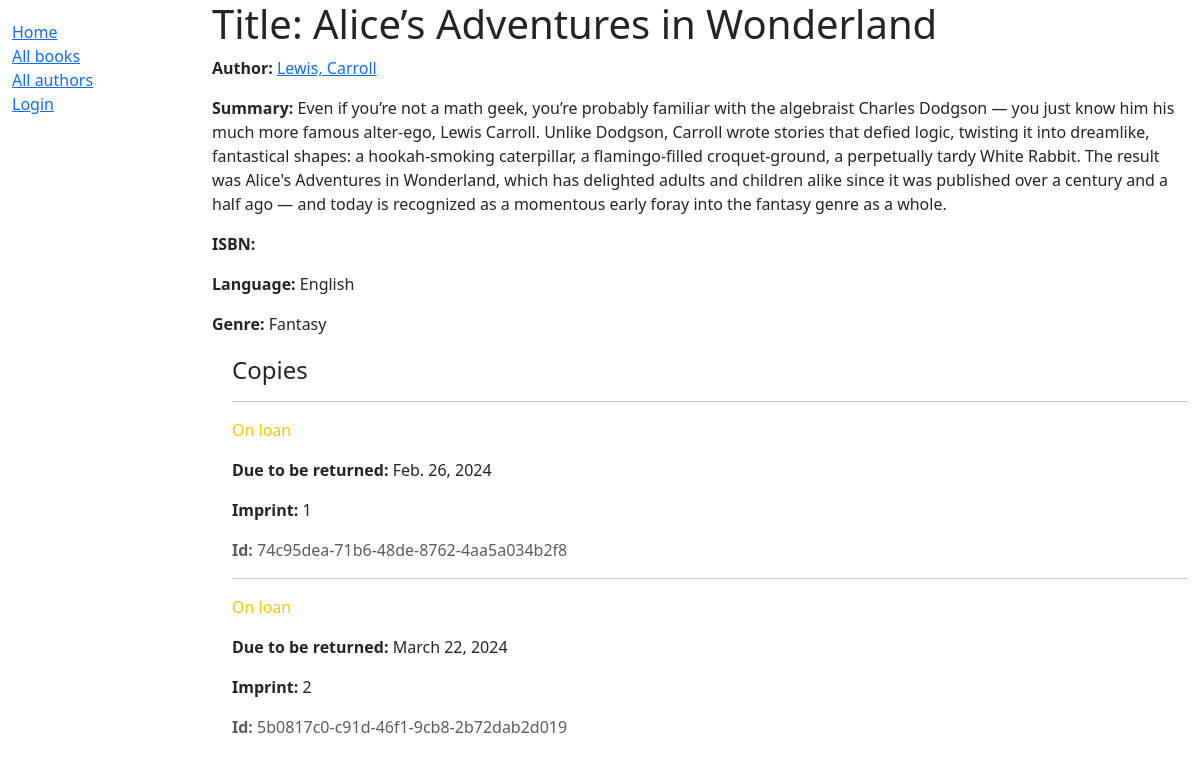
The app's page /catalog/book/1, older data.
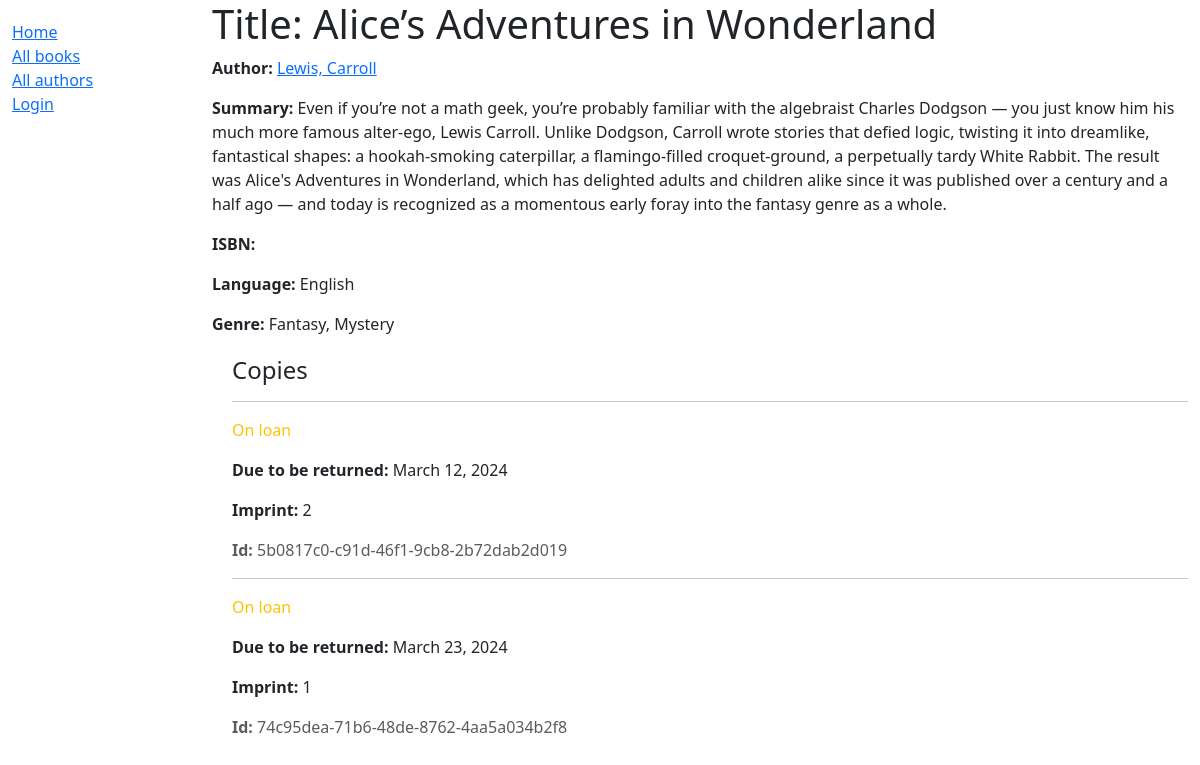
The same page, newer data.
### catalog/models.py (models this page shows, shortened)
class Book(models.Model):
    title = models.CharField(max_length=200)
    author = models.ForeignKey('Author', on_delete=models.RESTRICT, null=True)
    summary = models.TextField(
        max_length=1000, help_text="Enter a brief description of the book")
    genre = models.ManyToManyField(
        Genre, help_text="Select a genre for this book")
    language = models.ForeignKey(
        'Language', on_delete=models.SET_NULL, null=True)
    class Meta:
        ordering = ['title']
    def display_genre(self):
        """Create a string for the Genre. This is required to display genre in Admin."""
        return ', '.join(genre.name for genre in self.genre.all()[:3])
    display_genre.short_description = 'Genre'

class Genre(models.Model):
    name = models.CharField(
        max_length=200,
        unique=True,
        help_text="Enter a book genre (e.g. Science Fiction, French Poetry etc.)"
    )
    def __str__(self):
        return self.name

class BookInstance(models.Model):
    id = models.UUIDField(primary_key=True, default=uuid.uuid4,
                          help_text="Unique ID for this particular book across whole library")
    book = models.ForeignKey('Book', on_delete=models.RESTRICT, null=True)
    imprint = models.CharField(max_length=200)
    due_back = models.DateField(null=True, blank=True)
    borrower = models.ForeignKey(User, on_delete=models.SET_NULL, null=True, blank=True)
    LOAN_STATUS = (
        ('m', 'Maintenance'),
        ('o', 'On loan'),
        ('a', 'Available'),
        ('r', 'Reserved'),
    )
    status = models.CharField(
        max_length=1,
        choices=LOAN_STATUS,
        blank=True,
        default='m',
        help_text='Book availability',
    )
    class Meta:
        ordering = ['due_back']
        permissions = (("can_mark_returned", "Set book as returned"),)

class Author(models.Model):
    first_name = models.CharField(max_length=100)
    last_name = models.CharField(max_length=100)
    date_of_birth = models.DateField(null=True, blank=True)
    date_of_death = models.DateField('Died', null=True, blank=True)
    class Meta:
        ordering = ['last_name', 'first_name']
    def get_absolute_url(self):
        return reverse('author-detail', args=[str(self.id)])
    def __str__(self):
        return f'{self.last_name}, {self.first_name}'

class Language(models.Model):
    name = models.CharField(max_length=200,
                            unique=True,
                            help_text="Enter the book's natural language (e.g. English, French, Japanese etc.)")
    def __str__(self):
        return self.name

### catalog/views.py (the view)
# urls.py: path('book/<int:pk>', views.BookDetailView.as_view(), name='book-detail'),
class BookDetailView(generic.DetailView):
    model = Book

### catalog/templates/catalog/book_detail.html (shortened to what this page needs)
{% extends "base_generic.html" %}
{% block content %}
  <h1>Title: {{ book.title }}</h1>
  <p><strong>Author:</strong> <a href="{{ book.author.get_absolute_url }}">{{ book.author }}</a></p>
  <p><strong>Summary:</strong> {{ book.summary }}</p>
  <p><strong>ISBN:</strong> {{ book.isbn }}</p>
  <p><strong>Language:</strong> {{ book.language }}</p>
  <p><strong>Genre:</strong> {{ book.genre.all|join:", " }}</p>
  <div style="margin-left:20px;margin-top:20px">
    <h4>Copies</h4>
    {% for copy in book.bookinstance_set.all %}
      <hr />
      <p
        class="{% if copy.status == 'a' %}text-success{% elif copy.status == 'm' %}text-danger{% else %}text-warning{% endif %}">
        {{ copy.get_status_display }}
      </p>
      {% if copy.status != 'a' %}
        <p><strong>Due to be returned:</strong> {{ copy.due_back }}</p>
      {% endif %}
      <p><strong>Imprint:</strong> {{ copy.imprint }}</p>
      <p class="text-muted"><strong>Id:</strong> {{ copy.id }}</p>
    {% endfor %}
  </div>
{% endblock %}
{% block sidebar %}
  {{ block.super }}
{% endblock %}

Row changes from the older to the newer data that the page shows:
computed for Book "Lewis, Carroll": genre.all "Fantasy" → "Fantasy, Mystery"
changed BookInstance "5b0817c0-c91d-46f1-9cb8-2b72dab2d019": due_back "March 22, 2024" → "March 12, 2024"; moves up the list
changed BookInstance "74c95dea-71b6-48de-8762-4aa5a034b2f8": due_back "Feb. 26, 2024" → "March 23, 2024"
